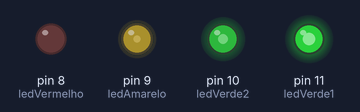
Bench run of a sketch on a simulated Arduino Uno, built with avr-gcc and run on an emulated ATmega328P. On the bench: output pins drawn as LEDs (lit = HIGH).

Above: at 1.02 s.
Timing chart, 0 to 40.0 s (numbered marks = the images above):
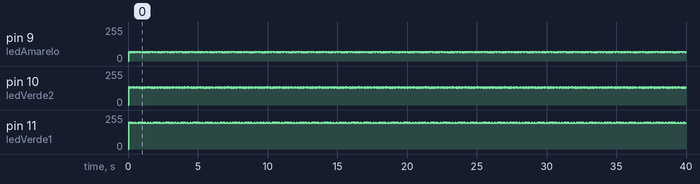

The sketch:

superfase.ino
```cpp
int ledVerde1 = 11;
int ledVerde2 = 10;
int ledAmarelo = 9;
int ledVermelho = 8;
int forca = 0;
int max = 255;
double brig = 0;
int cut[3] = {25,50,75};

void setup() {

  pinMode(ledVerde1, OUTPUT);
  pinMode(ledVerde2, OUTPUT);
  pinMode(ledAmarelo, OUTPUT);
  pinMode(ledVermelho, OUTPUT);

}

void loop() {
  if(forca>=cut[2]){
    brig = ((forca-cut[2])/25)*255;
    digitalWrite(ledVerde1, HIGH);
    digitalWrite(ledVerde2, HIGH);
    digitalWrite(ledAmarelo, HIGH);
    analogWrite(ledVermelho, brig);
  }else{
    if(forca>=cut[1]){
      brig = ((forca-cut[1])/25)*255;
      digitalWrite(ledVerde1, HIGH);
      digitalWrite(ledVerde2, HIGH);
      analogWrite(ledAmarelo, brig);
      digitalWrite(ledVermelho, LOW);
    }else{
      if(forca>=cut[0]){
         brig = ((forca-cut[0])/25)*255;
         digitalWrite(ledVerde1, HIGH);
         analogWrite(ledVerde2, brig);
         digitalWrite(ledAmarelo, LOW);
         digitalWrite(ledVermelho, LOW);
      }else{
        brig = ((forca-cut[0])/25)*255;
        analogWrite(ledVerde1, brig);
        digitalWrite(ledVerde2, LOW);
        digitalWrite(ledAmarelo, LOW);
        digitalWrite(ledVermelho, LOW);
      }
    }
  }

  if(forca>=100){
    forca = 0;
  }else{
    forca++;
  }

}
```
